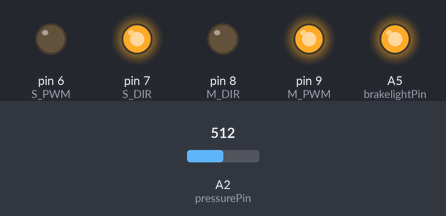
Bench run of a sketch on a simulated Arduino Uno, built with avr-gcc and run on an emulated ATmega328P. Shown: output pins drawn as LEDs (lit = HIGH). Inputs (shaded band) come from the test bench; at power-on: A2 (pressurePin) = 512.

Above: at 1.2 s.
1.3 s: A2 (pressurePin) set to 110
2.8 s: A2 (pressurePin) set to 97
At 3.3 s:
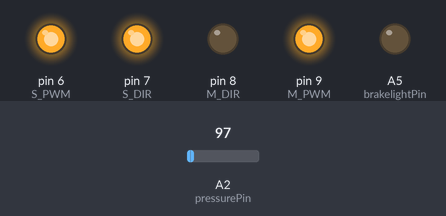
4.3 s: A2 (pressurePin) set to 122
At 5.6 s:
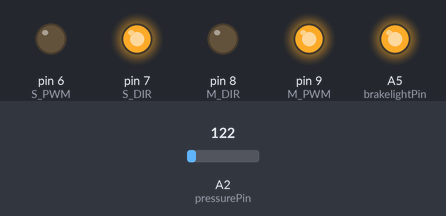
5.9 s: A2 (pressurePin) set to 90
At 6.9 s:
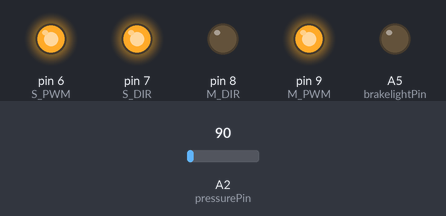
Timing chart, 0 to 8.5 s (numbered marks = the images above; inputs shaded):
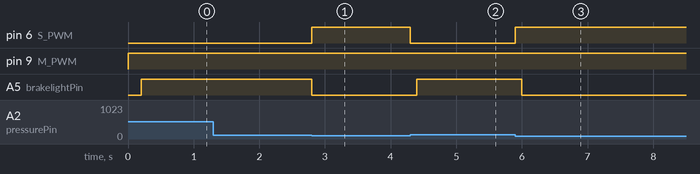

The sketch:

BRAKE_CONTROLLER.ino
```cpp
// BRAKE CONTROL UNIT - DO NOT USE ON PUBLIC ROADS
#include <CAN.h>

//__________ CONFIGURATION VALUES
const int PERM_ERROR = 2;              // Tolerance between target and current pressure
const int maxPressure = 190;           // Maximum pressure actuator can apply
const int minPressure = 100;           // Resting pressure
const float maxACC_CMD = 500.0f;       // Max command from OpenPilot (0x343)
const float minACC_CMD = 0.0f;         // Min command
const int brake_pressed_threshold = 5; // Difference to detect driver input
const int brake_light_threshold = 5;   // Pressure to activate brake light

//__________ PIN ASSIGNMENTS
const int pressurePin = A2;
const int brakelightPin = A5;
const int M_DIR = 8;
const int M_PWM = 9;
const int S_DIR = 7;
const int S_PWM = 6;

//__________ STATE VARIABLES
float targetPressure = 0;
float currentPressure = 0;
float ACC_CMD = 0;
float ACC_CMD1 = 0;
float ACC_CMD_PERCENT = 0;
bool BRAKE_PRESSED = true;
bool releasing_by_OP = false;
bool open_solenoid = true;
unsigned long previousMillis = 0;

void setup() {
  CAN.begin(500E3);
  CAN.filter(0x343);

  pinMode(pressurePin, INPUT);
  pinMode(M_DIR, OUTPUT);
  pinMode(M_PWM, OUTPUT);
  pinMode(S_DIR, OUTPUT);
  pinMode(S_PWM, OUTPUT);
  digitalWrite(S_DIR, HIGH);
  pinMode(brakelightPin, OUTPUT);
}

void loop() {
  // Read pressure
  currentPressure = analogRead(pressurePin);

  // Read ACC_CMD from CAN
  if (CAN.parsePacket() && CAN.packetId() == 0x343) {
    uint8_t dat[8];
    for (int i = 0; i < 8; i++) dat[i] = CAN.read();
    ACC_CMD = ((dat[0] << 8) | dat[1]) * -1; // Inverted pressure command
  }

  // Clamp and scale ACC_CMD
  ACC_CMD1 = (ACC_CMD >= minACC_CMD) ? ACC_CMD : minACC_CMD;
  ACC_CMD_PERCENT = ((100.0f / (maxACC_CMD - minACC_CMD)) * (ACC_CMD1 - minACC_CMD));
  targetPressure = ((ACC_CMD_PERCENT / 100.0f) * (maxPressure - minPressure)) + minPressure;

  // Match actuator to target pressure
  if (abs(currentPressure - targetPressure) >= PERM_ERROR) {
    open_solenoid = false;
    analogWrite(M_PWM, 255);
    if (currentPressure < targetPressure && ACC_CMD_PERCENT > 0) {
      digitalWrite(M_DIR, HIGH); // Press pedal
      releasing_by_OP = false;
    } else {
      digitalWrite(M_DIR, LOW);  // Release pedal
      releasing_by_OP = ACC_CMD_PERCENT > 0;
    }
  } else {
    analogWrite(M_PWM, 0);
    open_solenoid = false;
    releasing_by_OP = false;
  }

  // Detect manual override
  if ((currentPressure >= (targetPressure + brake_pressed_threshold)) && !releasing_by_OP) {
    BRAKE_PRESSED = true;
    open_solenoid = true;
  } else {
    BRAKE_PRESSED = false;
  }

  // Control solenoid
  analogWrite(S_PWM, open_solenoid ? 0 : 255);

  // Brake lights
  if (millis() - previousMillis >= 200) {
    analogWrite(brakelightPin, (currentPressure >= (minPressure + brake_light_threshold)) ? 255 : 0);
    previousMillis = millis();
  }

  // Send ESP_CONTROL 0x3B7
  sendBrakeCanMessage();
}

void sendBrakeCanMessage() {
  // BRAKE_PRESSED at bit 5 of byte 0
  uint8_t dat[8] = { (BRAKE_PRESSED << 5) & 0x20, 0, 0, 0, 0, 0, 0, 0x08 };
  CAN.beginPacket(0x3B7);
  for (int i = 0; i < 8; i++) CAN.write(dat[i]);
  CAN.endPacket();
}
```

Measured:
- the behaviour switches between 105 and 104 on A2 (pressurePin) (found by bisection; images 0 and 1)
- after the input at 1.3 s, every drawn part: stays the same
- after the input at 2.8 s, pin 6 (S_PWM): LOW → HIGH at once; A5 (brakelightPin): HIGH → LOW at once
- after the input at 4.3 s, pin 6 (S_PWM): HIGH → LOW at once; A5 (brakelightPin): LOW → HIGH after 0.10 s
- after the input at 5.9 s, pin 6 (S_PWM): LOW → HIGH at once; A5 (brakelightPin): HIGH → LOW after 0.10 s
